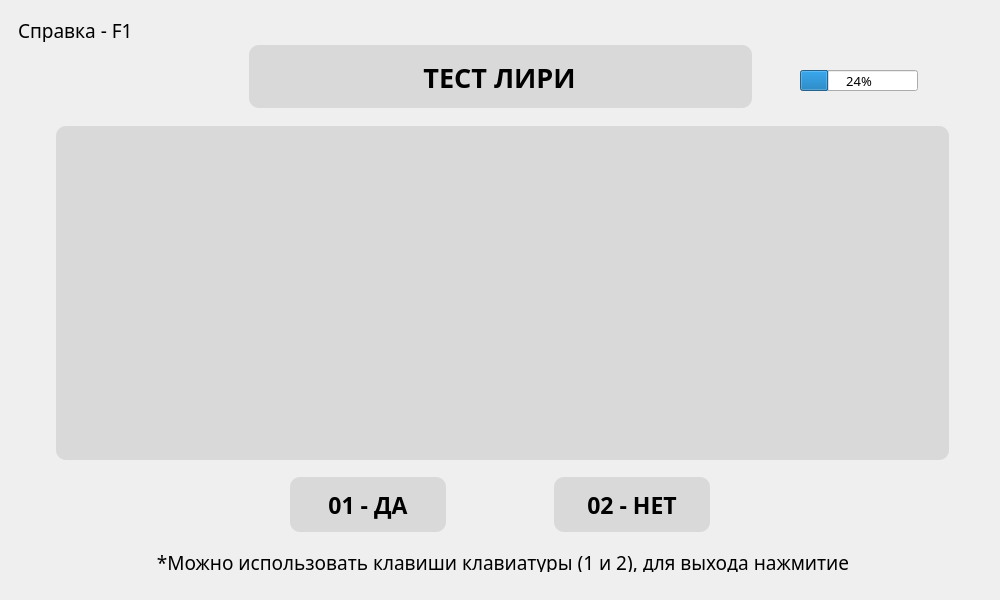
<?xml version="1.0" encoding="UTF-8"?>
<ui version="4.0">
 <class>QuestionsLiri</class>
 <widget class="QWidget" name="QuestionsLiri">
  <property name="geometry">
   <rect>
    <x>0</x>
    <y>0</y>
    <width>1000</width>
    <height>600</height>
   </rect>
  </property>
  <property name="windowTitle">
   <string>Form</string>
  </property>
  <property name="styleSheet">
   <string notr="true">QWidget#QuestionsLiri {
            background: url(D:/jessleProject/PsychologyTestApp/pictures/back.png);
      }</string>
  </property>
  <widget class="QLabel" name="esc">
   <property name="geometry">
    <rect>
     <x>80</x>
     <y>552</y>
     <width>851</width>
     <height>20</height>
    </rect>
   </property>
   <property name="font">
    <font>
     <family>Montserrat Medium</family>
     <pointsize>14</pointsize>
     <weight>50</weight>
     <italic>false</italic>
     <bold>false</bold>
     <underline>false</underline>
    </font>
   </property>
   <property name="text">
    <string>*Можно использовать клавиши клавиатуры (1 и 2), для выхода нажмитие &lt;Esc&gt;</string>
   </property>
   <property name="alignment">
    <set>Qt::AlignCenter</set>
   </property>
  </widget>
  <widget class="QPushButton" name="YES">
   <property name="geometry">
    <rect>
     <x>290</x>
     <y>477</y>
     <width>156</width>
     <height>55</height>
    </rect>
   </property>
   <property name="font">
    <font>
     <family>Montserrat Medium</family>
     <pointsize>17</pointsize>
     <weight>75</weight>
     <bold>true</bold>
    </font>
   </property>
   <property name="styleSheet">
    <string notr="true">QPushButton {
border-radius: 10px;
background-color: rgb(217, 217, 217);
}
QPushButton:hover {
        background-color: rgba(216, 249, 255);
}</string>
   </property>
   <property name="text">
    <string>01 - ДА</string>
   </property>
  </widget>
  <widget class="QPushButton" name="NO">
   <property name="geometry">
    <rect>
     <x>554</x>
     <y>477</y>
     <width>156</width>
     <height>55</height>
    </rect>
   </property>
   <property name="font">
    <font>
     <family>Montserrat Medium</family>
     <pointsize>17</pointsize>
     <weight>75</weight>
     <bold>true</bold>
    </font>
   </property>
   <property name="styleSheet">
    <string notr="true">QPushButton {
border-radius: 10px;
background-color: rgb(217, 217, 217);
}
QPushButton:hover {
        background-color: rgba(216, 249, 255);
}</string>
   </property>
   <property name="text">
    <string>02 - НЕТ</string>
   </property>
  </widget>
  <widget class="QWidget" name="Title" native="true">
   <property name="geometry">
    <rect>
     <x>249</x>
     <y>45</y>
     <width>503</width>
     <height>63</height>
    </rect>
   </property>
   <property name="font">
    <font>
     <family>Montserrat Medium</family>
     <pointsize>16</pointsize>
    </font>
   </property>
   <property name="styleSheet">
    <string notr="true">QWidget {
border-radius: 10px;
background-color:rgba(217, 217, 217, 1);
}</string>
   </property>
   <widget class="QTextEdit" name="TitleLiri">
    <property name="geometry">
     <rect>
      <x>0</x>
      <y>10</y>
      <width>501</width>
      <height>51</height>
     </rect>
    </property>
    <property name="font">
     <font>
      <family>Montserrat Medium</family>
      <pointsize>18</pointsize>
      <weight>75</weight>
      <bold>true</bold>
     </font>
    </property>
    <property name="html">
     <string>&lt;!DOCTYPE HTML PUBLIC &quot;-//W3C//DTD HTML 4.0//EN&quot; &quot;http://www.w3.org/TR/REC-html40/strict.dtd&quot;&gt;
&lt;html&gt;&lt;head&gt;&lt;meta name=&quot;qrichtext&quot; content=&quot;1&quot; /&gt;&lt;style type=&quot;text/css&quot;&gt;
p, li { white-space: pre-wrap; }
&lt;/style&gt;&lt;/head&gt;&lt;body style=&quot; font-family:'Montserrat Medium'; font-size:18pt; font-weight:600; font-style:normal;&quot;&gt;
&lt;p align=&quot;center&quot; style=&quot; margin-top:0px; margin-bottom:0px; margin-left:0px; margin-right:0px; -qt-block-indent:0; text-indent:0px;&quot;&gt;&lt;span style=&quot; font-size:20pt;&quot;&gt;ТЕСТ ЛИРИ&lt;/span&gt;&lt;/p&gt;&lt;/body&gt;&lt;/html&gt;</string>
    </property>
   </widget>
  </widget>
  <widget class="QWidget" name="SectionLiri" native="true">
   <property name="geometry">
    <rect>
     <x>56</x>
     <y>126</y>
     <width>893</width>
     <height>334</height>
    </rect>
   </property>
   <property name="styleSheet">
    <string notr="true">QWidget {
border-radius: 10px;
background-color:rgba(217, 217, 217, 1);
}</string>
   </property>
  </widget>
  <widget class="QLabel" name="info">
   <property name="geometry">
    <rect>
     <x>18</x>
     <y>18</y>
     <width>131</width>
     <height>24</height>
    </rect>
   </property>
   <property name="font">
    <font>
     <family>Montserrat Medium</family>
     <pointsize>14</pointsize>
    </font>
   </property>
   <property name="text">
    <string>Справка - F1</string>
   </property>
  </widget>
  <widget class="QProgressBar" name="progressBar">
   <property name="geometry">
    <rect>
     <x>800</x>
     <y>70</y>
     <width>118</width>
     <height>21</height>
    </rect>
   </property>
   <property name="font">
    <font>
     <family>Montserrat Medium</family>
     <pointsize>10</pointsize>
     <weight>50</weight>
     <bold>false</bold>
    </font>
   </property>
   <property name="styleSheet">
    <string notr="true"/>
   </property>
   <property name="value">
    <number>24</number>
   </property>
  </widget>
 </widget>
 <resources/>
 <connections/>
</ui>
